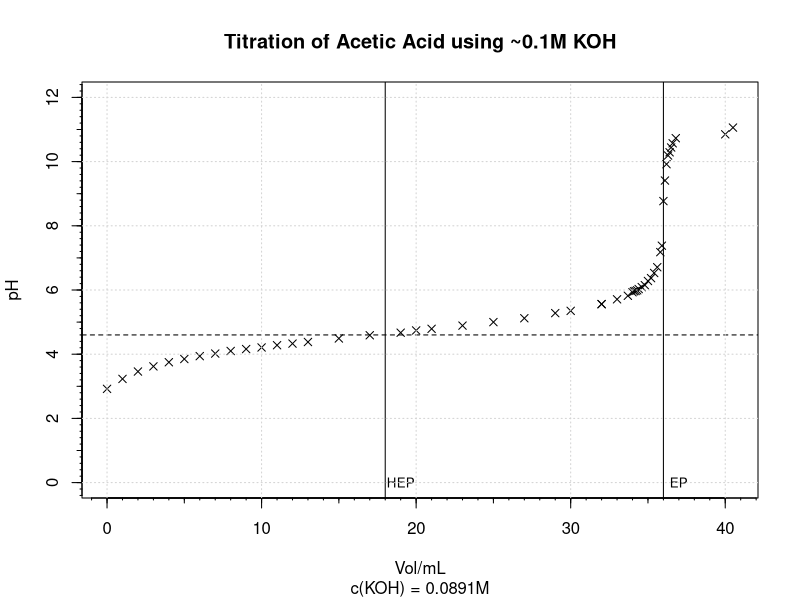

The R source for this figure:
rm(list=ls()) 
library(data.table)
#File format is:
# Volume;pH;Colour
# vol0;ph0;color0;
#
#Where vol0 is in ml and colour is p for pink and t for transparent

#You can create the file in excel and exporting it as csv (maybe you need to specify the delimiter ";")

#The file needs to be in the Folder Data and needs to be called 2.4.2.csv
data = read.csv("Data/2.4.3.csv",sep=";")

x = data$Volume
y = data$pH

plot(x,y,xlab='Vol/mL', ylab = 'pH', pch=4, ylim = c(0,12),col = 'black', main = "Titration of Acetic Acid using ~0.1M KOH", sub = "c(KOH) = 0.0891M")
abline(v = 36)
text(36 +1,0, "EP", cex = .8)
abline(v = 36/2,h = 4.6, lty = 2:1)
text(36/2 +1,0, "HEP", cex = .8)

library(Hmisc)
minor.tick(nx=2, ny=2, tick.ratio=.5)
minor.tick(nx=10, ny=10, tick.ratio=.2)
grid()
